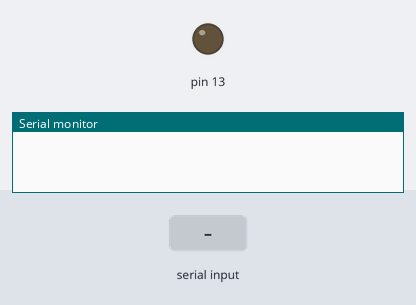
Simulated run of this sketch. Board: Arduino Uno, built with avr-gcc and run on an emulated ATmega328P. Parts: output pins drawn as LEDs (lit = HIGH), the last lines printed to the serial monitor. The test bench sets the inputs (shaded band).

Above: at 1.2 s.
1.3 s: "1\n" received over Serial
At 2.0 s:
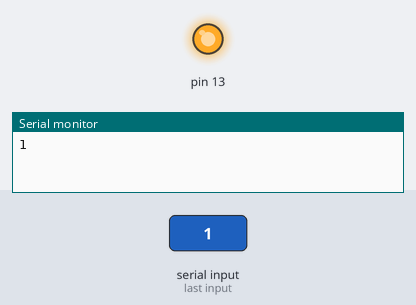
Timing chart, 0 to 4.3 s (numbered marks = the images above; inputs shaded):
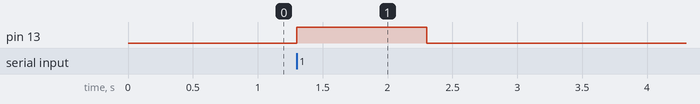

Measured:
- after the input at 1.3 s, pin 13: LOW → HIGH at once, → LOW 1.0 s later

The sketch:

1._Input_serial_Monitor_and_control_inbuilt_LED.ino
```cpp
int n;  /* for user incomming character (1/0)*/
void setup() {
 Serial.begin(9600);
 pinMode(13,OUTPUT);
}

void loop() {
  /*getting serial input from serial monitor*/
 if (Serial.available()){
    n=Serial.parseInt(); /*parseInt() used to accept string (such ASCII)and convert it into an integer*/
    Serial.print(n);

  if (n==1)
  digitalWrite(13,HIGH);
  else if (n==0)
  digitalWrite(13,LOW);
  }
}
```
